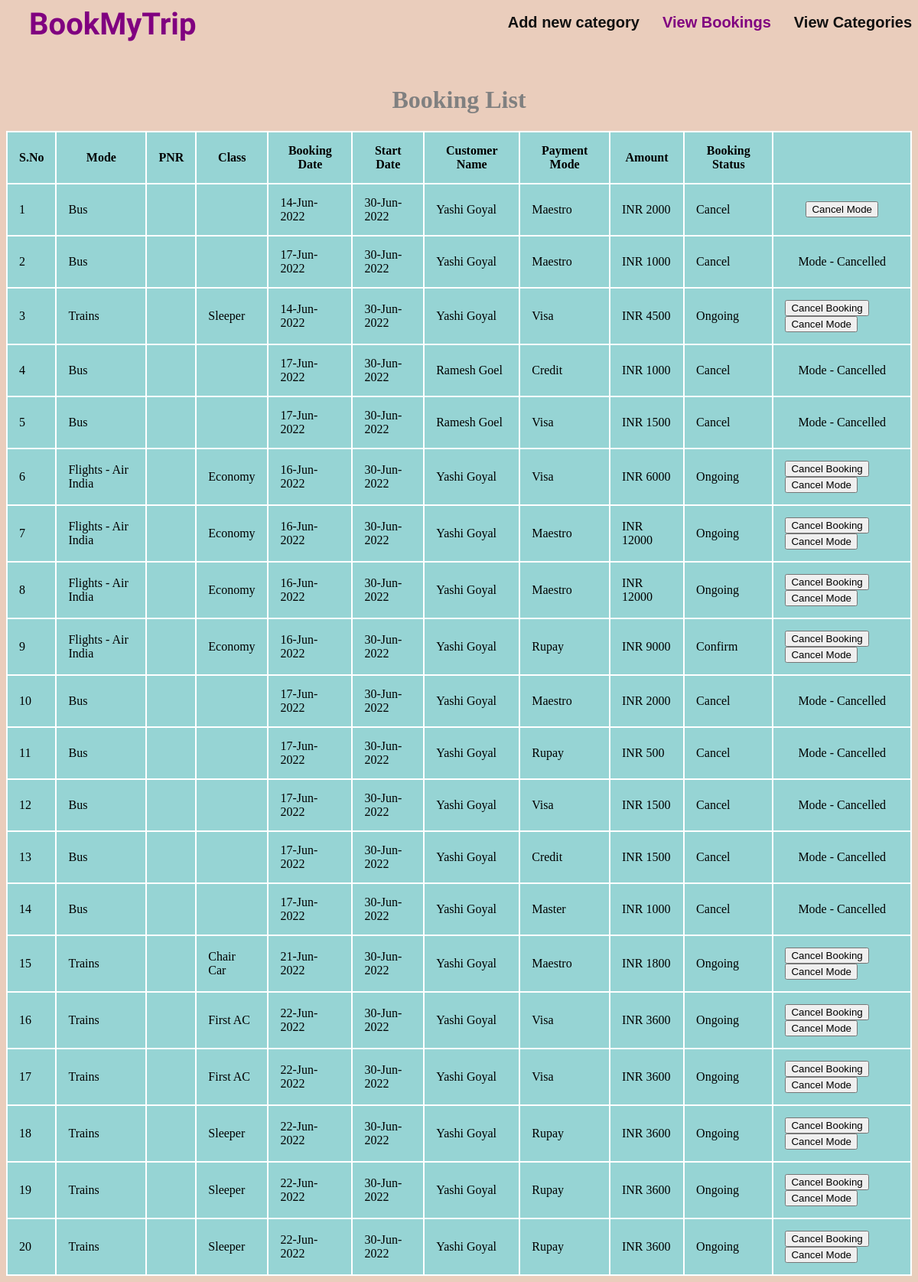
The app's page /BookingAdmin/booking.php with its own data.
### tables this page shows
CREATE TABLE `booking` (
  `bid` int(15) NOT NULL,
  `categoryId` int(15) NOT NULL,
  `bookingDate` timestamp NOT NULL DEFAULT current_timestamp() ON UPDATE current_timestamp(),
  `numTickets` int(15) NOT NULL,
  `finalPrice` int(50) NOT NULL,
  `CustomerName` varchar(200) NOT NULL,
  `emailId` varchar(200) NOT NULL,
  `IdProof` varchar(200) NOT NULL,
  `PaymentMode` varchar(200) NOT NULL,
  `bookingStatus` varchar(50) NOT NULL DEFAULT 'Ongoing'
);

CREATE TABLE `category` (
  `id` int(11) NOT NULL,
  `name` varchar(100) NOT NULL,
  `type` varchar(100) DEFAULT NULL,
  `airline` varchar(50) DEFAULT NULL,
  `source` varchar(100) NOT NULL,
  `destination` varchar(100) NOT NULL,
  `price` int(10) NOT NULL,
  `startTime` timestamp NOT NULL DEFAULT current_timestamp(),
  `endTime` timestamp NOT NULL DEFAULT current_timestamp(),
  `isCancelled` int(10) NOT NULL DEFAULT 0
);

### BookingAdmin/booking.php (the view, shortened to what this page needs)
<html>
<head>
	<link href="../css/style.css" rel="stylesheet">
</head>
<body style="background-color: #eacdbc">
    <nav id="navbar" class="navbar order-last order-lg-0">
      <a id="logo" style="font-family: 'Tangerine', serif; font-size: 40px; color: purple; display: inline;" class="nav-link scrollto active" href="../index.php">BookMyTrip</a>
	      <ul style="float: right;">
          <li><a id="logo" class="nav-link scrollto" href="index.php">Add new category</a></li>
          <li><a id="logo" class="nav-link scrollto active" href="booking.php">View Bookings</a></li>
		      <li><a id="logo" class="nav-link scrollto" href="category.php">View Categories</a></li>
        </ul>
    </nav>
    <br><br>
<?php
$mysqli = new mysqli("localhost","root","","booking");
?>
<center>
<h1 style="color: grey">Booking List<br></h1>
</center>
<?php
$select_sql = "select * from booking join category on category.id=booking.categoryId where category.startTime>CURRENT_TIMESTAMP()";
$result = $mysqli->query($select_sql);
if ($result->num_rows > 0) {
		?>
    <center>
		<table class="css-serial">
			<thead>
				<tr>
					<th><center>S.No</center></th>
					<th><center>Mode</center></th>
          <th><center>PNR</center></th>
          <th><center>Class</center></th>
					<th><center>Booking Date</center></th>
					<th><center>Start Date</center></th>
					<th><center>Customer Name</center></th>
          <th><center>Payment Mode</center></th>
          <th><center>Amount</center></th>
          <th><center>Booking Status</center></th>
					<th></th>
				</tr>
			</thead>
		<?php
		while($row = $result->fetch_assoc()) {
			?>
			<tbody>
					<tr>
						<td></td>
                        <?php
                        if ($row["name"] == 'Flights') {
                        ?>
						              <td><?php echo $row["name"]?> - <?php echo $row["airline"]?></td>
                        <?php
                        }
                        else {
                        ?>
                          <td><?php echo $row["name"]?></td>
                        <?php
                        }
                        ?>
                        <td><?php echo $row["PNR"] ?></td>
						            <td><?php echo $row["type"] ?></td>
                        <td><?php echo date('d-M-Y', strtotime($row['bookingDate'])) ?></td>
                        <td><?php echo date('d-M-Y', strtotime($row['startTime'])) ?></td>
                        <td><?php echo $row["CustomerName"] ?></td>
                        <td><?php echo $row["PaymentMode"] ?></td>
                        <td>INR <?php echo $row["finalPrice"] ?></td>
                        <td><?php echo $row["bookingStatus"] ?></td>
                        <?php
                        if ($row["bookingStatus"]!='Cancel' && $row["isCancelled"]==0) {
                          ?>
                          <td>
                              <a href="../BookingAdmin/cancel.php?id_category=<?php echo $row["id"]; ?>&bookingId=<?php echo $row["bid"] ?>&value=0"><button>Cancel Booking</button></a>
                              <a href="../BookingAdmin/cancel.php?id_category=<?php echo $row["id"]; ?>&bookingId=<?php echo $row["bid"] ?>&value=1"><button>Cancel Mode</button></a>
                          </td>
                          <?php
                        }
                        else if ($row["bookingStatus"]=='Cancel' && $row["isCancelled"]==0) {
                            ?>
                            <td><center><a href="../BookingAdmin/cancel.php?id_category=<?php echo $row["id"]; ?>&bookingId=<?php echo $row["bid"] ?>&value=1"><button>Cancel Mode</button></a></center></td>
                            <?php
                        }
                        else if ($row['isCancelled'] != 0) {
                          ?>
                          <td><center>Mode - Cancelled</center></td>
                          <?php
                        }
                        ?>
					</tr>
			</tbody>
			 <?php
			}
			 ?>
		</table>
    </center>
	<?php
}
else {
	?>
	<h1 style="color: grey; float: center;">No current bookings found..!!</h1>
	<?php
}
?>
</body>
</html>

### css/style.css (style rules this page uses)
table, th, td { border: 2px solid white; border-collapse: collapse; padding: 15px; }
th, td { background-color: #96D4D4; }
.css-serial { counter-reset: serial-number; }
.css-serial td:first-child:before { counter-increment: serial-number; content: counter(serial-number); }
#logo { text-decoration: none; }
.navbar { padding: 0; }
.navbar ul { margin: 0; padding: 0; display: flex; list-style: none; align-items: center; }
.navbar li { position: relative; }
.navbar a, .navbar a:focus { display: flex; align-items: center; justify-content: space-between; padding: 10px 0 10px 30px; font-family: "Verdana", sans-serif; font-size: 20px; font-weight: 600; color: #111111; white-space: nowrap; transition: 0.3s; }
.navbar a:hover, .navbar .active, .navbar .active:focus, .navbar li:hover > a { color: purple; }

### BookingAdmin/booking.php (style rules this page uses)
table, th, td { border: 2px solid white; border-collapse: collapse; padding: 15px; }
th, td { background-color: #96D4D4; }
.css-serial { counter-reset: serial-number; }
.css-serial td:first-child:before { counter-increment: serial-number; content: counter(serial-number); }
#logo { text-decoration: none; }

### records on screen
booking: categoryId.name "Bus", bookingDate "14-Jun-2022", categoryId.startTime "30-Jun-2022", CustomerName "Yashi Goyal", PaymentMode "Maestro", finalPrice "2000", bookingStatus "Cancel"
booking: categoryId.name "Bus", bookingDate "17-Jun-2022", categoryId.startTime "30-Jun-2022", CustomerName "Yashi Goyal", PaymentMode "Maestro", finalPrice "1000", bookingStatus "Cancel", shows "Mode - Cancelled"
booking: categoryId.name "Trains", categoryId.type "Sleeper", bookingDate "14-Jun-2022", categoryId.startTime "30-Jun-2022", CustomerName "Yashi Goyal", PaymentMode "Visa", finalPrice "4500", bookingStatus "Ongoing"
booking: categoryId.name "Bus", bookingDate "17-Jun-2022", categoryId.startTime "30-Jun-2022", CustomerName "Ramesh Goel", PaymentMode "Credit", finalPrice "1000", bookingStatus "Cancel", shows "Mode - Cancelled"
booking: categoryId.name "Bus", bookingDate "17-Jun-2022", categoryId.startTime "30-Jun-2022", CustomerName "Ramesh Goel", PaymentMode "Visa", finalPrice "1500", bookingStatus "Cancel", shows "Mode - Cancelled"
booking: categoryId.name "Flights", categoryId.airline "Air India", categoryId.type "Economy", bookingDate "16-Jun-2022", categoryId.startTime "30-Jun-2022", CustomerName "Yashi Goyal", PaymentMode "Visa", finalPrice "6000", bookingStatus "Ongoing"
booking: categoryId.name "Flights", categoryId.airline "Air India", categoryId.type "Economy", bookingDate "16-Jun-2022", categoryId.startTime "30-Jun-2022", CustomerName "Yashi Goyal", PaymentMode "Maestro", finalPrice "12000", bookingStatus "Ongoing"
booking: categoryId.name "Flights", categoryId.airline "Air India", categoryId.type "Economy", bookingDate "16-Jun-2022", categoryId.startTime "30-Jun-2022", CustomerName "Yashi Goyal", PaymentMode "Maestro", finalPrice "12000", bookingStatus "Ongoing"
booking: categoryId.name "Flights", categoryId.airline "Air India", categoryId.type "Economy", bookingDate "16-Jun-2022", categoryId.startTime "30-Jun-2022", CustomerName "Yashi Goyal", PaymentMode "Rupay", finalPrice "9000", bookingStatus "Confirm"
booking: categoryId.name "Bus", bookingDate "17-Jun-2022", categoryId.startTime "30-Jun-2022", CustomerName "Yashi Goyal", PaymentMode "Maestro", finalPrice "2000", bookingStatus "Cancel", shows "Mode - Cancelled"
booking: categoryId.name "Bus", bookingDate "17-Jun-2022", categoryId.startTime "30-Jun-2022", CustomerName "Yashi Goyal", PaymentMode "Rupay", finalPrice "500", bookingStatus "Cancel", shows "Mode - Cancelled"
booking: categoryId.name "Bus", bookingDate "17-Jun-2022", categoryId.startTime "30-Jun-2022", CustomerName "Yashi Goyal", PaymentMode "Visa", finalPrice "1500", bookingStatus "Cancel", shows "Mode - Cancelled"
booking: categoryId.name "Bus", bookingDate "17-Jun-2022", categoryId.startTime "30-Jun-2022", CustomerName "Yashi Goyal", PaymentMode "Credit", finalPrice "1500", bookingStatus "Cancel", shows "Mode - Cancelled"
booking: categoryId.name "Bus", bookingDate "17-Jun-2022", categoryId.startTime "30-Jun-2022", CustomerName "Yashi Goyal", PaymentMode "Master", finalPrice "1000", bookingStatus "Cancel", shows "Mode - Cancelled"
booking: categoryId.name "Trains", categoryId.type "Chair Car", bookingDate "21-Jun-2022", categoryId.startTime "30-Jun-2022", CustomerName "Yashi Goyal", PaymentMode "Maestro", finalPrice "1800", bookingStatus "Ongoing"
booking: categoryId.name "Trains", categoryId.type "First AC", bookingDate "22-Jun-2022", categoryId.startTime "30-Jun-2022", CustomerName "Yashi Goyal", PaymentMode "Visa", finalPrice "3600", bookingStatus "Ongoing"
booking: categoryId.name "Trains", categoryId.type "First AC", bookingDate "22-Jun-2022", categoryId.startTime "30-Jun-2022", CustomerName "Yashi Goyal", PaymentMode "Visa", finalPrice "3600", bookingStatus "Ongoing"
booking: categoryId.name "Trains", categoryId.type "Sleeper", bookingDate "22-Jun-2022", categoryId.startTime "30-Jun-2022", CustomerName "Yashi Goyal", PaymentMode "Rupay", finalPrice "3600", bookingStatus "Ongoing"
booking: categoryId.name "Trains", categoryId.type "Sleeper", bookingDate "22-Jun-2022", categoryId.startTime "30-Jun-2022", CustomerName "Yashi Goyal", PaymentMode "Rupay", finalPrice "3600", bookingStatus "Ongoing"
booking: categoryId.name "Trains", categoryId.type "Sleeper", bookingDate "22-Jun-2022", categoryId.startTime "30-Jun-2022", CustomerName "Yashi Goyal", PaymentMode "Rupay", finalPrice "3600", bookingStatus "Ongoing"
